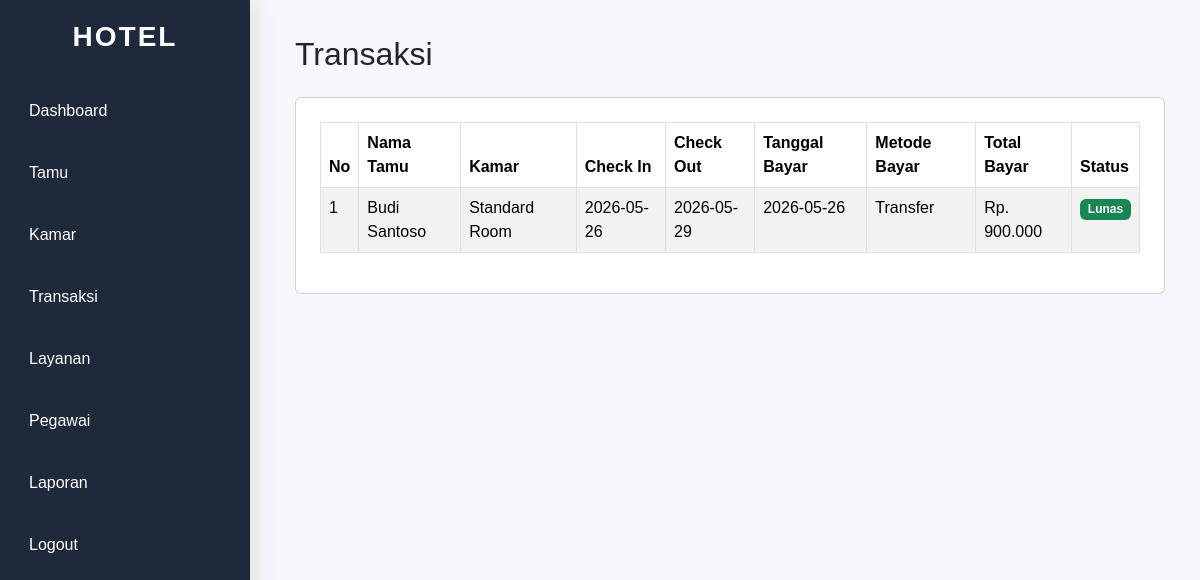
Page /transaksi.php (signed in) on the committed database.
### tables this page shows
CREATE TABLE `tamu` (
  `id_tamu` int(11) NOT NULL AUTO_INCREMENT,
  `nama` varchar(100) DEFAULT NULL,
  `hp` varchar(20) DEFAULT NULL,
  `kamar` varchar(100) DEFAULT NULL,
  `alamat` text DEFAULT NULL,
  `check_in` date DEFAULT NULL,
  `check_out` date DEFAULT NULL,
  `harga` int(11) DEFAULT NULL,
  `total_hari` int(11) DEFAULT NULL,
  `total_bayar` int(11) DEFAULT NULL,
  PRIMARY KEY (`id_tamu`)
);

CREATE TABLE `transaksi` (
  `id_transaksi` int(11) NOT NULL AUTO_INCREMENT,
  `id_reservasi` int(11) DEFAULT NULL,
  `tanggal_bayar` date DEFAULT NULL,
  `metode_bayar` varchar(50) DEFAULT NULL,
  `total_bayar` decimal(12,2) DEFAULT NULL,
  `status_bayar` enum('lunas','belum') DEFAULT NULL,
  PRIMARY KEY (`id_transaksi`),
  KEY `id_reservasi` (`id_reservasi`),
  CONSTRAINT `transaksi_ibfk_1` FOREIGN KEY (`id_reservasi`) REFERENCES `reservasi` (`id_reservasi`) ON DELETE CASCADE
);

### src/transaksi.php (the view, shortened to what this page needs)
<?php
include 'koneksi.php';
include 'template/header.php';
include 'template/sidebar.php';
?>
<div class="content">
<h2 class="mb-4">Transaksi</h2>
<div class="card p-4">
    <table class="table table-bordered table-striped bg-white">
        <thead>
            <tr>
                <th>No</th>
                <th>Nama Tamu</th>
                <th>Kamar</th>
                <th>Check In</th>
                <th>Check Out</th>
                <th>Tanggal Bayar</th>
                <th>Metode Bayar</th>
                <th>Total Bayar</th>
                <th>Status</th>
            </tr>
        </thead>
        <tbody>
        <?php
        $no = 1;
        $query = mysqli_query($conn, "
            SELECT
                t.id_tamu,
                t.nama,
                t.kamar,
                t.check_in,
                t.check_out,
                tr.tanggal_bayar,
                tr.metode_bayar,
                tr.total_bayar,
                tr.status_bayar
            FROM tamu t
            LEFT JOIN reservasi r ON r.id_tamu = t.id_tamu
            LEFT JOIN transaksi tr ON tr.id_reservasi = r.id_reservasi
            ORDER BY t.id_tamu DESC
        ");
        if(mysqli_num_rows($query) > 0){
            while($row = mysqli_fetch_array($query)){
        ?>
            <tr>
                <td><?= $no++; ?></td>
                <td><?= $row['nama']; ?></td>
                <td><?= $row['kamar']; ?></td>
                <td><?= $row['check_in']; ?></td>
                <td><?= $row['check_out']; ?></td>
                <td><?= $row['tanggal_bayar'] ? $row['tanggal_bayar'] : '-'; ?></td>
                <td><?= $row['metode_bayar'] ? $row['metode_bayar'] : '-'; ?></td>
                <td>
                    <?= $row['total_bayar']
                        ? "Rp. " . number_format($row['total_bayar'], 0, ',', '.')
                        : '-';
                    ?>
                </td>
                <td>
                    <?php if($row['status_bayar']): ?>
                        <span class="badge bg-<?= $row['status_bayar'] == 'lunas' ? 'success' : 'warning'; ?>">
                            <?= ucfirst($row['status_bayar']); ?>
                        </span>
                    <?php else: ?>
                        <span class="badge bg-secondary">Booking</span>
                    <?php endif; ?>
                </td>
            </tr>
        <?php
            }
        } else {
        ?>
            <tr>
                <td colspan="9" class="text-center text-muted">Belum ada data transaksi</td>
            </tr>
        <?php } ?>
        </tbody>
    </table>
</div>
</div>
<?php include 'template/footer.php'; ?>

### src/asset/css/style.css (style rules this page uses)
body { margin:0; font-family:Arial, Helvetica, sans-serif; background:#f5f5f5; }
.content { margin-left:260px; padding:35px; background:#f4f7fb; min-height:100vh; }

### rows in the picture
tamu: nama "Budi Santoso", kamar "Standard Room", check_in "2026-05-26", check_out "2026-05-29", transaksi.tanggal_bayar "2026-05-26", transaksi.metode_bayar "Transfer", transaksi.total_bayar "900.000", transaksi.status_bayar "Lunas"
